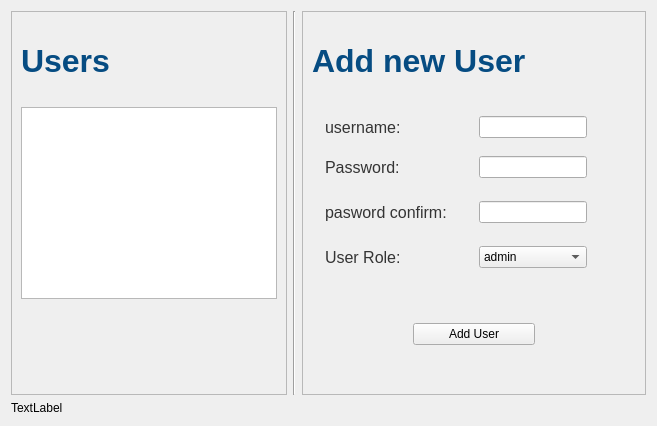
         <widget class="QWidget" name="users_page">
          <layout class="QVBoxLayout" name="verticalLayout_9">
           <item>
            <layout class="QHBoxLayout" name="horizontalLayout_7">
             <item>
              <widget class="QFrame" name="userspage_users_frame">
               <property name="frameShape">
                <enum>QFrame::StyledPanel</enum>
               </property>
               <property name="frameShadow">
                <enum>QFrame::Raised</enum>
               </property>
               <layout class="QVBoxLayout" name="verticalLayout_13">
                <item>
                 <widget class="QLabel" name="userspage_user_heading_lbl">
                  <property name="styleSheet">
                   <string notr="true">font-size: 32px;
font-weight: bold;
color: rgb(6, 76, 130);
min-height: 80px;
max-height: 80px;</string>
                  </property>
                  <property name="text">
                   <string>Users</string>
                  </property>
                 </widget>
                </item>
                <item>
                 <widget class="QTableWidget" name="userpage_users_tabel"/>
                </item>
                <item>
                 <spacer name="verticalSpacer_3">
                  <property name="orientation">
                   <enum>Qt::Vertical</enum>
                  </property>
                  <property name="sizeHint" stdset="0">
                   <size>
                    <width>20</width>
                    <height>40</height>
                   </size>
                  </property>
                 </spacer>
                </item>
               </layout>
              </widget>
             </item>
             <item>
              <widget class="Line" name="line_14">
               <property name="orientation">
                <enum>Qt::Vertical</enum>
               </property>
              </widget>
             </item>
             <item>
              <widget class="QFrame" name="userspage_add_users_frame">
               <property name="frameShape">
                <enum>QFrame::StyledPanel</enum>
               </property>
               <property name="frameShadow">
                <enum>QFrame::Raised</enum>
               </property>
               <layout class="QVBoxLayout" name="verticalLayout_14">
                <item>
                 <widget class="QLabel" name="userspage_add_user_heading_lbl">
                  <property name="styleSheet">
                   <string notr="true">font-size: 32px;
font-weight: bold;
color: rgb(6, 76, 130);
min-height: 80px;
max-height: 80px;</string>
                  </property>
                  <property name="text">
                   <string>Add new User</string>
                  </property>
                 </widget>
                </item>
                <item>
                 <widget class="QFrame" name="gridFrame_2">
                  <property name="styleSheet">
                   <string notr="true">QLabel{
	font-size: 16px;
	color: rgb(52, 52, 52);
	padding-right: 20px;
	
}


QLineEdit
{
	max-width: 300px;

}</string>
                  </property>
                  <layout class="QGridLayout" name="gridLayout_5">
                   <property name="spacing">
                    <number>3</number>
                   </property>
                   <item row="0" column="0">
                    <widget class="QLabel" name="label_16">
                     <property name="text">
                      <string>username: </string>
                     </property>
                    </widget>
                   </item>
                   <item row="6" column="0">
                    <widget class="QLabel" name="label_19">
                     <property name="text">
                      <string>User Role: </string>
                     </property>
                    </widget>
                   </item>
                   <item row="6" column="1">
                    <widget class="QComboBox" name="userpage_user_role_combobox">
                     <item>
                      <property name="text">
                       <string>admin</string>
                      </property>
                     </item>
                    </widget>
                   </item>
                   <item row="1" column="0">
                    <spacer name="verticalSpacer_12">
                     <property name="orientation">
                      <enum>Qt::Vertical</enum>
                     </property>
                     <property name="sizeType">
                      <enum>QSizePolicy::Maximum</enum>
                     </property>
                     <property name="sizeHint" stdset="0">
                      <size>
                       <width>20</width>
                       <height>15</height>
                      </size>
                     </property>
                    </spacer>
                   </item>
                   <item row="2" column="0">
                    <widget class="QLabel" name="label_17">
                     <property name="text">
                      <string>Password: </string>
                     </property>
                    </widget>
                   </item>
                   <item row="4" column="0">
                    <widget class="QLabel" name="label_18">
                     <property name="text">
                      <string>pasword confirm: </string>
                     </property>
                    </widget>
                   </item>
                   <item row="2" column="1">
                    <widget class="QLineEdit" name="userpage_password_inpt"/>
                   </item>
                   <item row="7" column="0">
                    <spacer name="verticalSpacer_15">
                     <property name="orientation">
                      <enum>Qt::Vertical</enum>
                     </property>
                     <property name="sizeType">
                      <enum>QSizePolicy::Maximum</enum>
                     </property>
                     <property name="sizeHint" stdset="0">
                      <size>
                       <width>20</width>
                       <height>40</height>
                      </size>
                     </property>
                    </spacer>
                   </item>
                   <item row="0" column="1">
                    <widget class="QLineEdit" name="userpage_username_inpt"/>
                   </item>
                   <item row="0" column="2">
                    <spacer name="horizontalSpacer_7">
                     <property name="orientation">
                      <enum>Qt::Horizontal</enum>
                     </property>
                     <property name="sizeHint" stdset="0">
                      <size>
                       <width>40</width>
                       <height>20</height>
                      </size>
                     </property>
                    </spacer>
                   </item>
                   <item row="3" column="0">
                    <spacer name="verticalSpacer_13">
                     <property name="orientation">
                      <enum>Qt::Vertical</enum>
                     </property>
                     <property name="sizeType">
                      <enum>QSizePolicy::Maximum</enum>
                     </property>
                     <property name="sizeHint" stdset="0">
                      <size>
                       <width>20</width>
                       <height>20</height>
                      </size>
                     </property>
                    </spacer>
                   </item>
                   <item row="5" column="0">
                    <spacer name="verticalSpacer_14">
                     <property name="orientation">
                      <enum>Qt::Vertical</enum>
                     </property>
                     <property name="sizeType">
                      <enum>QSizePolicy::Maximum</enum>
                     </property>
                     <property name="sizeHint" stdset="0">
                      <size>
                       <width>20</width>
                       <height>20</height>
                      </size>
                     </property>
                    </spacer>
                   </item>
                   <item row="4" column="1">
                    <widget class="QLineEdit" name="userpage_confirm_password_inpt">
                     <property name="styleSheet">
                      <string notr="true"/>
                     </property>
                    </widget>
                   </item>
                  </layout>
                 </widget>
                </item>
                <item>
                 <layout class="QHBoxLayout" name="horizontalLayout_19">
                  <property name="topMargin">
                   <number>0</number>
                  </property>
                  <item>
                   <widget class="QPushButton" name="userspage_add_user_btn">
                    <property name="styleSheet">
                     <string notr="true">max-width: 120px;</string>
                    </property>
                    <property name="text">
                     <string>Add User</string>
                    </property>
                    <property name="icon">
                     <iconset resource="Assets.qrc">
                      <normaloff>:/assets/Assets/icons/icons8-plus-white-50.png</normaloff>:/assets/Assets/icons/icons8-plus-white-50.png</iconset>
                    </property>
                   </widget>
                  </item>
                 </layout>
                </item>
                <item>
                 <spacer name="verticalSpacer_11">
                  <property name="orientation">
                   <enum>Qt::Vertical</enum>
                  </property>
                  <property name="sizeHint" stdset="0">
                   <size>
                    <width>20</width>
                    <height>40</height>
                   </size>
                  </property>
                 </spacer>
                </item>
               </layout>
              </widget>
             </item>
            </layout>
           </item>
           <item>
            <widget class="QLabel" name="label_6">
             <property name="text">
              <string>TextLabel</string>
             </property>
            </widget>
           </item>
          </layout>
         </widget>
